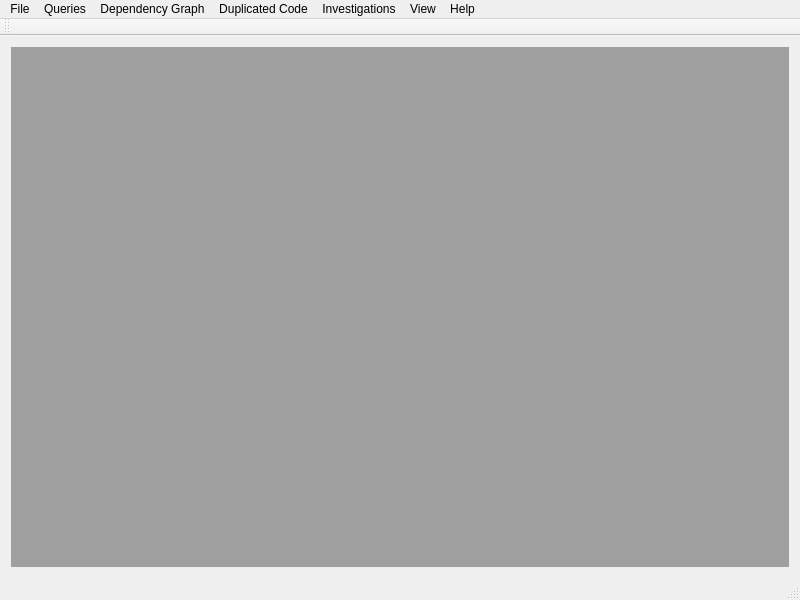
<?xml version="1.0" encoding="UTF-8"?>
<ui version="4.0">
 <class>MainWindow</class>
 <widget class="QMainWindow" name="MainWindow">
  <property name="geometry">
   <rect>
    <x>0</x>
    <y>0</y>
    <width>800</width>
    <height>600</height>
   </rect>
  </property>
  <property name="windowTitle">
   <string>RefactorErl</string>
  </property>
  <widget class="QWidget" name="centralWidget">
   <property name="sizePolicy">
    <sizepolicy hsizetype="Maximum" vsizetype="Maximum">
     <horstretch>0</horstretch>
     <verstretch>0</verstretch>
    </sizepolicy>
   </property>
   <layout class="QVBoxLayout" name="verticalLayout_2">
    <item>
     <widget class="QMdiArea" name="mdiArea">
      <property name="viewMode">
       <enum>QMdiArea::SubWindowView</enum>
      </property>
     </widget>
    </item>
   </layout>
  </widget>
  <widget class="QMenuBar" name="menuBar">
   <property name="geometry">
    <rect>
     <x>0</x>
     <y>0</y>
     <width>800</width>
     <height>20</height>
    </rect>
   </property>
   <widget class="QMenu" name="menuFile">
    <property name="title">
     <string>File</string>
    </property>
    <widget class="QMenu" name="menuAdd">
     <property name="title">
      <string>Add</string>
     </property>
     <addaction name="actionFile"/>
     <addaction name="actionAppbase"/>
     <addaction name="actionDirectory"/>
     <addaction name="actionInclude"/>
    </widget>
    <addaction name="menuAdd"/>
    <addaction name="actionDrop"/>
    <addaction name="actionSync"/>
    <addaction name="actionReset_database"/>
    <addaction name="separator"/>
    <addaction name="actionQuit"/>
   </widget>
   <widget class="QMenu" name="menuQueries">
    <property name="title">
     <string>Queries</string>
    </property>
    <widget class="QMenu" name="menuNew">
     <property name="title">
      <string>New</string>
     </property>
     <addaction name="actionQuery_to_run"/>
     <addaction name="actionSkeleton"/>
    </widget>
    <addaction name="menuNew"/>
    <addaction name="actionLast_results"/>
    <addaction name="actionRunning_queries"/>
   </widget>
   <widget class="QMenu" name="menuDependency_Graph">
    <property name="title">
     <string>Dependency Graph</string>
    </property>
    <addaction name="actionAll"/>
    <addaction name="actionCircles"/>
    <addaction name="separator"/>
    <addaction name="actionModule"/>
    <addaction name="actionFunction"/>
    <addaction name="actionModule_group"/>
   </widget>
   <widget class="QMenu" name="menuDuplicated_Code">
    <property name="title">
     <string>Duplicated Code</string>
    </property>
    <addaction name="actionNew_duplicated_code_analysis"/>
   </widget>
   <widget class="QMenu" name="menuInvestigations">
    <property name="title">
     <string>Investigations</string>
    </property>
    <addaction name="actionNew_investigation"/>
   </widget>
   <widget class="QMenu" name="menuHelp">
    <property name="title">
     <string>Help</string>
    </property>
    <addaction name="actionRefactorErl"/>
    <addaction name="actionQt"/>
   </widget>
   <widget class="QMenu" name="menuView">
    <property name="title">
     <string>View</string>
    </property>
    <widget class="QMenu" name="menuView_Mode">
     <property name="title">
      <string>View Mode</string>
     </property>
     <addaction name="actionSub_Windows"/>
     <addaction name="actionTabs"/>
    </widget>
    <addaction name="actionFile_Browser"/>
    <addaction name="actionQueries"/>
    <addaction name="actionDependency_Graph"/>
    <addaction name="actionDuplicated_Code"/>
    <addaction name="actionInvestigations"/>
    <addaction name="separator"/>
    <addaction name="menuView_Mode"/>
    <addaction name="actionTile_Windows"/>
    <addaction name="actionCascade_Windows"/>
   </widget>
   <addaction name="menuFile"/>
   <addaction name="menuQueries"/>
   <addaction name="menuDependency_Graph"/>
   <addaction name="menuDuplicated_Code"/>
   <addaction name="menuInvestigations"/>
   <addaction name="menuView"/>
   <addaction name="menuHelp"/>
  </widget>
  <widget class="QToolBar" name="mainToolBar">
   <attribute name="toolBarArea">
    <enum>TopToolBarArea</enum>
   </attribute>
   <attribute name="toolBarBreak">
    <bool>false</bool>
   </attribute>
  </widget>
  <widget class="QStatusBar" name="statusBar"/>
  <action name="actionFile">
   <property name="text">
    <string>File</string>
   </property>
  </action>
  <action name="actionDirectory">
   <property name="text">
    <string>Directory</string>
   </property>
  </action>
  <action name="actionInclude">
   <property name="text">
    <string>Include</string>
   </property>
  </action>
  <action name="actionAppbase">
   <property name="text">
    <string>Appbase</string>
   </property>
  </action>
  <action name="actionDrop">
   <property name="text">
    <string>Drop</string>
   </property>
  </action>
  <action name="actionSync">
   <property name="text">
    <string>Sync</string>
   </property>
  </action>
  <action name="actionQuit">
   <property name="text">
    <string>Quit</string>
   </property>
   <property name="shortcut">
    <string>Ctrl+Q</string>
   </property>
  </action>
  <action name="actionRefactorErl">
   <property name="text">
    <string>RefactorErl</string>
   </property>
  </action>
  <action name="actionFile_Browser">
   <property name="text">
    <string>File Browser</string>
   </property>
  </action>
  <action name="actionQueries">
   <property name="text">
    <string>Queries</string>
   </property>
  </action>
  <action name="actionDependency_Graph">
   <property name="text">
    <string>Dependency Graph</string>
   </property>
  </action>
  <action name="actionDuplicated_Code">
   <property name="text">
    <string>Duplicated Code</string>
   </property>
  </action>
  <action name="actionInvestigations">
   <property name="text">
    <string>Investigations</string>
   </property>
  </action>
  <action name="actionQt">
   <property name="text">
    <string>Qt</string>
   </property>
  </action>
  <action name="actionSub_Windows">
   <property name="enabled">
    <bool>false</bool>
   </property>
   <property name="text">
    <string>Embedded Windows</string>
   </property>
   <property name="shortcut">
    <string>Ctrl+Shift+S</string>
   </property>
  </action>
  <action name="actionTabs">
   <property name="text">
    <string>Tabs</string>
   </property>
   <property name="shortcut">
    <string>Ctrl+Shift+T</string>
   </property>
  </action>
  <action name="actionTile_Windows">
   <property name="text">
    <string>Tile Windows</string>
   </property>
   <property name="shortcut">
    <string>Ctrl+T</string>
   </property>
  </action>
  <action name="actionCascade_Windows">
   <property name="text">
    <string>Cascade Windows</string>
   </property>
   <property name="shortcut">
    <string>Ctrl+E</string>
   </property>
  </action>
  <action name="actionQuery_to_run">
   <property name="text">
    <string>Query to run</string>
   </property>
  </action>
  <action name="actionSkeleton">
   <property name="text">
    <string>Skeleton</string>
   </property>
  </action>
  <action name="actionLast_results">
   <property name="text">
    <string>Last results</string>
   </property>
  </action>
  <action name="actionRunning_queries">
   <property name="text">
    <string>Running queries</string>
   </property>
  </action>
  <action name="actionAll">
   <property name="checkable">
    <bool>true</bool>
   </property>
   <property name="checked">
    <bool>true</bool>
   </property>
   <property name="text">
    <string>All</string>
   </property>
  </action>
  <action name="actionCircles">
   <property name="checkable">
    <bool>true</bool>
   </property>
   <property name="text">
    <string>Circles</string>
   </property>
  </action>
  <action name="actionModule">
   <property name="text">
    <string>Module</string>
   </property>
  </action>
  <action name="actionFunction">
   <property name="text">
    <string>Function</string>
   </property>
  </action>
  <action name="actionModule_group">
   <property name="text">
    <string>Module group</string>
   </property>
  </action>
  <action name="actionNew_duplicated_code_analysis">
   <property name="text">
    <string>New duplicated code analysis</string>
   </property>
  </action>
  <action name="actionNew_investigation">
   <property name="text">
    <string>New investigation</string>
   </property>
  </action>
  <action name="actionReset_database">
   <property name="text">
    <string>Reset database</string>
   </property>
  </action>
 </widget>
 <layoutdefault spacing="6" margin="11"/>
 <resources/>
 <connections/>
</ui>
